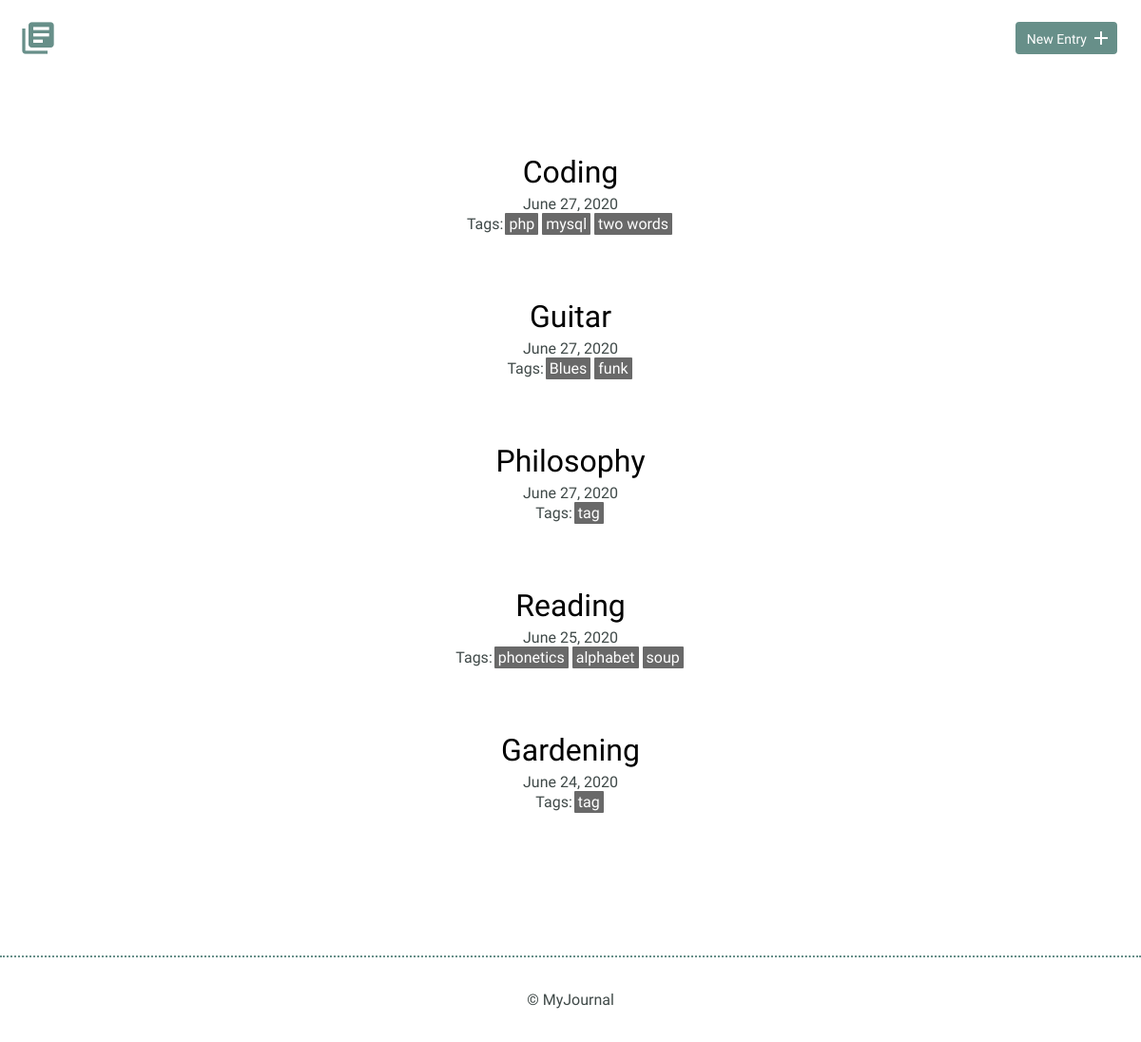
Before: / with the older database file.
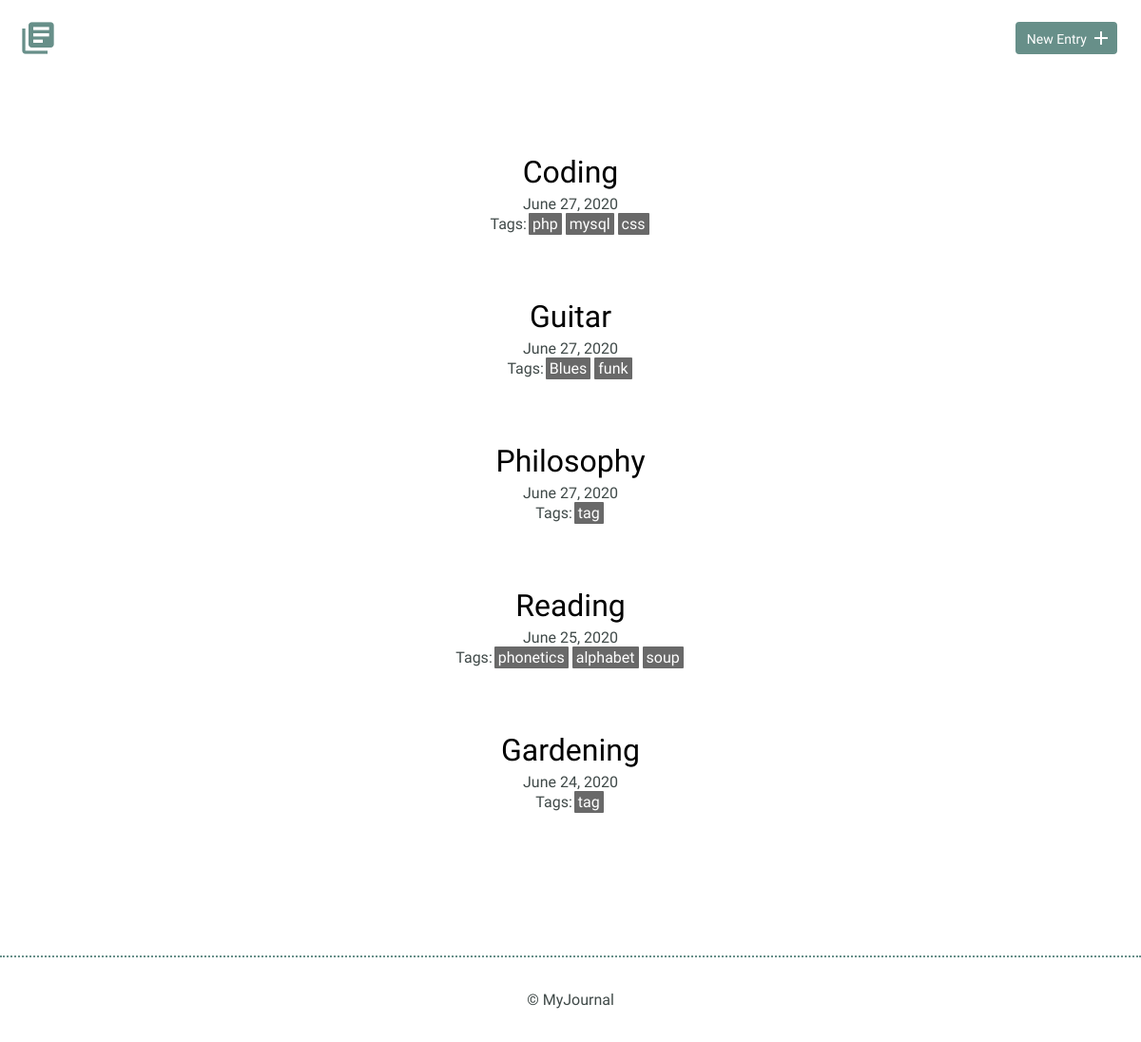
After: the same page with the newer database file.
### tables this page shows
CREATE TABLE entries (
    id         INTEGER,
    title      TEXT,
    date       TEXT,
    time_spent INTEGER,
    learned    BLOB,
    resources  BLOB,
    PRIMARY KEY (
        id
    )
);

CREATE TABLE tags (
    tag_id INTEGER PRIMARY KEY,
    tag_name TEXT NOT NULL UNIQUE
);

### inc/functions.php (called while the page is built, shortened)
<?php
function getEntries() {
    include 'connection.php';
    try {
        $sql = "SELECT id, title, date FROM entries
                ORDER BY date DESC";
        $results = $db->query($sql);
    } catch (Exception $e) {
        echo 'error: ' . $e->getMessage();
    }
    return $results->fetchAll(PDO::FETCH_ASSOC);
}
function getTags($entry_id) {
    include 'connection.php';
    try {
        $sql = 'SELECT tags.tag_name, entry_tags_link.entry_id FROM tags
                JOIN entry_tags_link ON tags.tag_id = entry_tags_link.tag_id
                WHERE entry_id = ?';
        $results = $db->prepare($sql);
        $results->bindValue(1, $entry_id, PDO::PARAM_INT);
        $results->execute();
    } catch (Exception $e) {
        echo "error: " . $e->getMessage();
    }
    return $results->fetchAll(PDO::FETCH_ASSOC);
}
function convertDate($date) {
    $timestamp = strtotime($date);
    $formatted_time = date('F j, Y', $timestamp);
    return $formatted_time;
}

### index.php (the view, shortened to what this page needs)
<?php
include 'inc/functions.php';
?>
<html>
    <head>
        <link rel="stylesheet" href="css/normalize.css">
        <link rel="stylesheet" href="css/site.css">
    </head>
    <body>
    <?php include 'header.php'; ?>
        <section>
            <div class="container">
                <div class="entry-list">
                    <?php
                        $entries = getEntries();
                        foreach($entries as $entry) {
                            $tags = getTags($entry['id']);
                            echo "<article>";
                            echo "<h2><a href=\"detail.php?id={$entry['id']}\">{$entry['title']}</a></h2>";
                            echo "<time datetime=\"{$entry['date']}\">" . convertDate($entry['date']) . "</time>";
                            echo "<div>";
                            echo "<span>Tags:</span>";
                                foreach($tags as $key=>$tag) {
                                    echo "<span class='tags'>{$tag['tag_name']}</span>";
                                }
                            echo "</div>";
                            echo "</article>";
                        }
                    ?>
                </div>
            </div>
        </section>
        <?php include 'footer.php'; ?>
    </body>
</html>

### header.php
<header>
    <link rel="stylesheet" href="https://cdnjs.cloudflare.com/ajax/libs/animate.css/4.0.0/animate.min.css"/>
    <div class="container">
        <div class="site-header">
            <a class="logo" href="index.php"><i class="material-icons">library_books</i></a>
            <a class="button icon-right" href="new.php"><span>New Entry</span> <i class="material-icons">add</i></a>
        </div>
    </div>
</header>

### footer.php
<footer>
    <div>
        &copy; MyJournal
    </div>
</footer>

### css/site.css (style rules this page uses)
body { font-size: 16px; color: #404a49; font-family: 'Cousine', serif; font-weight: 400; }
.container { margin: 0 auto; padding: 0 25px; }
header .site-header { margin: 0 auto; height: 95px; }
header .logo i { color: #678f89; margin: 20px 0 0 -5px; float: left; font-size: 40px; }
header .button { float: right; margin: 33px 0 0 0; }
footer { text-align: center; padding: 35px 0; border-top: 2px dotted #678f89; }
.button { padding: 8px 10px 6px 10px; background: #678f89; border: 2px solid #678f89; border-radius: 4px; text-decoration: none; color: #FFF; position: relative; text-align: center; font-size: 14px; }
.button.icon-right { padding-right: 30px; top: -10px; }
.button.icon-right i { position: absolute; top: 3px; right: 3px; }
h1, h2, h3 { margin: 0; font-weight: 400; line-height: 1em; color: #000; }
h2 { font-size: 32px; }
h2 a { text-decoration: none; color: #000; }
.tags { display: inline-block; background-color: dimgrey; margin: 0 2px; padding: 2px 4px; color: white; border-radius: 1px; }
.entry-list, .edit-entry, .new-entry { max-width: 800px; margin: 0 auto; padding: 70px 0 150px 0; }
.entry-list article { margin-bottom: 70px; text-align: center; }
.entry-list article:last-child { margin-bottom: 0; }
.entry-list article h2 { margin-bottom: 8px; }

Changed rows visible on the page:
changed entries "Coding": loses tags (tag_name "two words")
added tags: tag_name "css", shown under entries "Coding"
